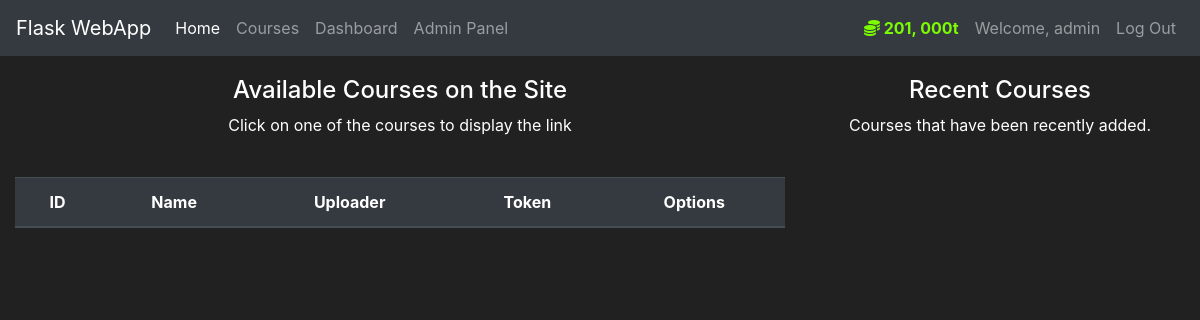
The app's page /courses (signed in), older data.
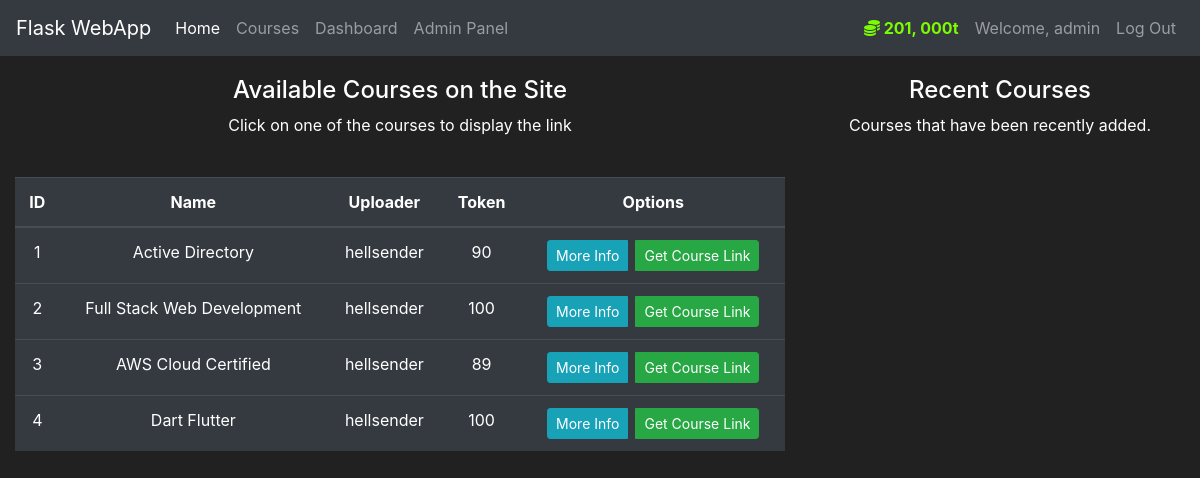
The same page, newer data.
### course/models.py (models this page shows, shortened)
class Users(db.Model, UserMixin):
    id = db.Column(db.Integer(), primary_key=True)
    username = db.Column(db.String(length=30), nullable=False, unique=True)
    email_address = db.Column(db.String(length=50), nullable=False, unique=True)
    password_hash = db.Column(db.String(length=50), nullable=False)
    tokens_owned = db.Column(db.Integer(), nullable=False, default=500)
    items_owned = db.relationship('Items', secondary=course_owner, backref='owned_users', lazy=True)
    @property
    def styled_token(self):
        return f"{str(self.tokens_owned)[0:-3]}, {str(self.tokens_owned)[-3:]}t" if len(str(self.tokens_owned)) >= 4 else f"{str(self.tokens_owned)}t"
    @property
    def password(self):
        return self.password_hash

class Items(db.Model):
    id = db.Column(db.Integer(), primary_key=True)
    name = db.Column(db.String(length=30), nullable=False, unique=True)
    uploader = db.Column(db.String(length=30), nullable=False)
    url = db.Column(db.String(length=240), nullable=False, unique=True)
    token = db.Column(db.Integer(), nullable=False)
    description = db.Column(db.String(length=1024), nullable=False, unique=True)

### course/route.py (the view, shortened to what this page needs)
@app.route('/courses', methods=['GET', 'POST'])
@login_required
def courses():
    display_link = GetLinkForm()
    '''
    request object helps different types of requests
    '''
    if request.method == "GET":
        items = Items.query.all()
        return render_template('courses.html', items=items, display_link=display_link)

### course/models.py (called while the page is built)
@login_manager.user_loader
def load_user(user_id):
    return Users.query.get(int(user_id))

### course/templates/courses.html (shortened to what this page needs)
{% extends 'base.html' %}
{% block content %}
<div class="container-fluid text-center">
    <div class="row" style="margin-top:20px;">
        <div class="col-lg-8">
            <h4>Available Courses on the Site</h4>
            <p>Click on one of the courses to display the link</p>
            <br>
            <div class="table-responsive">
                <table class="table table-hover table-dark">
                    <thead>
                        <tr>
                            <th scope="col">ID</th>
                            <th scope="col">Name</th>
                            <th scope="col">Uploader</th>
                            <th scope="col">Token</th>
                            <th scope="col">Options</th>
                        </tr>
                    </thead>
                    <tbody>
                        {% for item in items %}
                        <tr>
                            <td>{{ item['id'] }}</td>
                            <td>{{ item['name'] }}</td>
                            <td>{{ item['uploader'] }}</td>
                            <td>{{ item['token'] }}</td>
                            <td>
                                <div class="btn-group" role="group" aria-label="Options">
                                    <button class="btn btn-outline btn-info btn-sm mr-2" data-toggle="modal" data-target="#Modal-MoreInfo-{{ item.id }}">More Info</button>
                                    <button class="btn btn-outline btn-success btn-sm" data-toggle="modal" data-target="#Modal-DisplayLink-{{ item.id }}">Get Course Link</button>
                                </div>
                            </td>
                        </tr>
                        {% endfor %}
                    </tbody>
                </table>
            </div>
        </div>
        <div class="col-lg-4">
            <h4>Recent Courses</h4>
            <p>Courses that have been recently added.</p>
            <br>
        </div>
    </div>
</div>
{% endblock %}

### course/templates/base.html (shortened to what this page needs)
<!doctype html>
<html lang="en">
  <head>
    <link rel="stylesheet" href="https://cdn.jsdelivr.net/npm/bootstrap@4.5.3/dist/css/bootstrap.min.css">
  </head>
  <body>
    <nav class="navbar navbar-expand-md navbar-dark bg-dark">
      <a class="navbar-brand" href="{{ url_for('home') }}">Flask WebApp</a>
      <div class="collapse navbar-collapse" id="navbarNav">
        <ul class="navbar-nav mr-auto">
          <li class="nav-item active">
              <a class="nav-link" href="{{ url_for('home') }}">Home <span class="sr-only">(current)</span></a>
          </li>
          <li class="nav-item">
              <a class="nav-link" href="{{ url_for('courses') }}">Courses</a>
          </li>
          {% if current_user.is_authenticated %}
            <li>
              <a class="nav-link" href="{{url_for('users')}}">Dashboard</a>
            </li>
              {% if current_user.username == 'admin' %}
              <li>
                <a class="nav-link" href="{{url_for('admin')}}">Admin Panel</a>
              </li>
              {% endif %}
          {% endif %}
        </ul>
        {% if current_user.is_authenticated %}
          <ul class="navbar-nav">
            <li class="nav-item">
              <a class="nav-link" style="color: lawngreen; font-weight: bold">
                  <i class="fas fa-coins"></i>
                  {{ current_user.styled_token }}
              </a>
            </li>
            <li class="nav-item">
                <a class="nav-link">Welcome, {{ current_user.username }}</a>
            </li>
            <li class="nav-item">
                <a class="nav-link" href="{{url_for('logout')}}">Log Out</a>
            </li>
          </ul>
        {% endif %}
      </div>
    </nav>
    {% block content %}{% endblock %}
  </body>
</html>

### course/templates/base.html (style rules this page uses)
body { background-color: #212121; color: white; }

Row changes from the older to the newer data that the page shows:
added Items: id "1", name "Active Directory", uploader "hellsender", token "90"
added Items: id "2", name "Full Stack Web Development", uploader "hellsender", token "100"
added Items: id "3", name "AWS Cloud Certified", uploader "hellsender", token "89"
added Items: id "4", name "Dart Flutter", uploader "hellsender", token "100"
